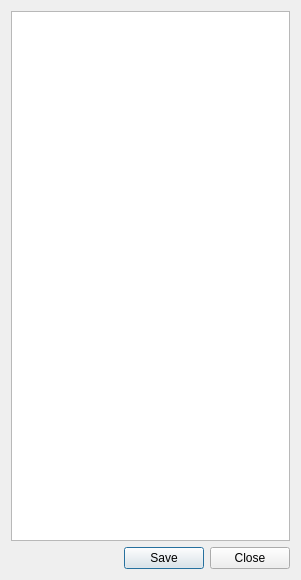
<?xml version="1.0" encoding="UTF-8"?>
<ui version="4.0">
 <class>ScreenerForm</class>
 <widget class="QDialog" name="ScreenerForm">
  <property name="geometry">
   <rect>
    <x>0</x>
    <y>0</y>
    <width>301</width>
    <height>580</height>
   </rect>
  </property>
  <property name="windowTitle">
   <string>Screener parameters</string>
  </property>
  <layout class="QVBoxLayout" name="verticalLayout">
   <item>
    <widget class="QListWidget" name="listWidget">
     <property name="dragEnabled">
      <bool>true</bool>
     </property>
     <property name="dragDropMode">
      <enum>QAbstractItemView::InternalMove</enum>
     </property>
    </widget>
   </item>
   <item>
    <widget class="QDialogButtonBox" name="buttonBox">
     <property name="orientation">
      <enum>Qt::Horizontal</enum>
     </property>
     <property name="standardButtons">
      <set>QDialogButtonBox::Close|QDialogButtonBox::Save</set>
     </property>
    </widget>
   </item>
  </layout>
 </widget>
 <resources/>
 <connections>
  <connection>
   <sender>buttonBox</sender>
   <signal>accepted()</signal>
   <receiver>ScreenerForm</receiver>
   <slot>accept()</slot>
   <hints>
    <hint type="sourcelabel">
     <x>248</x>
     <y>254</y>
    </hint>
    <hint type="destinationlabel">
     <x>157</x>
     <y>274</y>
    </hint>
   </hints>
  </connection>
  <connection>
   <sender>buttonBox</sender>
   <signal>rejected()</signal>
   <receiver>ScreenerForm</receiver>
   <slot>reject()</slot>
   <hints>
    <hint type="sourcelabel">
     <x>316</x>
     <y>260</y>
    </hint>
    <hint type="destinationlabel">
     <x>286</x>
     <y>274</y>
    </hint>
   </hints>
  </connection>
 </connections>
</ui>
